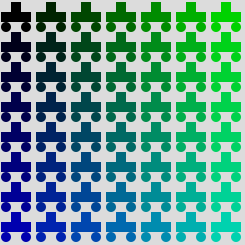
Frame 1 (no input)
Frame 60 (the mouse pressed at the canvas centre just before this capture): identical to frame 1, image omitted
Frame 120 (the mouse held since frame 60 and released just before this capture): identical to frame 1, image omitted

The Processing sketch that drew this single still picture (run headless with seeded random() and noise(); from frame 60 on, the mouse is pressed at the canvas centre):

// Processing sketch: processing_21155
// ── processing_21155.pde


 
void setup() {
  size(245,245);
  smooth();
}
 
void draw() {
  background(220);
  
  for ( int i = 0 ; i < 7 ; i++ ) {
     for ( int j = 0 ; j < 8 ; j++ ) {
      voiture( i * 35 + 1 , j * 30 + 12, color(0,i*35,j*25) );
     }
  }
   
}

// Dessiner voiture
void voiture(float x, float y, color c) {
  
  float largeur = 30;
  float hauteur = 10;
  float rayon = 5;
  
  noStroke();
  fill(c);
  // Carosserie
  rect(x,y,largeur,hauteur);
  // Cabine
  rect( x+largeur/2-5 , y-10 , 10 , 10 );
  // Roues
  ellipse( x+rayon , y+hauteur+rayon , rayon*2 , rayon*2 );
  ellipse( x+largeur-rayon , y+hauteur+rayon , rayon*2 , rayon*2 );
  
}
                
